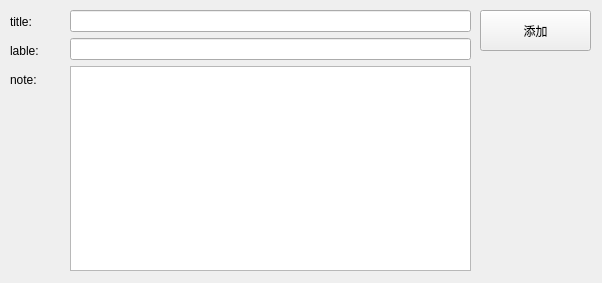
<?xml version="1.0" encoding="UTF-8"?>
<ui version="4.0">
 <class>AddForm</class>
 <widget class="QWidget" name="AddForm">
  <property name="geometry">
   <rect>
    <x>0</x>
    <y>0</y>
    <width>602</width>
    <height>283</height>
   </rect>
  </property>
  <property name="windowTitle">
   <string>添加</string>
  </property>
  <widget class="QPushButton" name="pushButton">
   <property name="geometry">
    <rect>
     <x>480</x>
     <y>10</y>
     <width>111</width>
     <height>41</height>
    </rect>
   </property>
   <property name="text">
    <string>添加</string>
   </property>
  </widget>
  <widget class="QWidget" name="layoutWidget">
   <property name="geometry">
    <rect>
     <x>70</x>
     <y>10</y>
     <width>401</width>
     <height>261</height>
    </rect>
   </property>
   <layout class="QVBoxLayout" name="verticalLayout_2">
    <item>
     <widget class="QLineEdit" name="lineEdit_Title"/>
    </item>
    <item>
     <widget class="QLineEdit" name="lineEdit_Lable"/>
    </item>
    <item>
     <widget class="QTextEdit" name="textEdit_Note"/>
    </item>
   </layout>
  </widget>
  <widget class="QWidget" name="layoutWidget">
   <property name="geometry">
    <rect>
     <x>10</x>
     <y>10</y>
     <width>51</width>
     <height>81</height>
    </rect>
   </property>
   <layout class="QVBoxLayout" name="verticalLayout">
    <item>
     <widget class="QLabel" name="label">
      <property name="text">
       <string>title:</string>
      </property>
     </widget>
    </item>
    <item>
     <widget class="QLabel" name="label_2">
      <property name="text">
       <string>lable:</string>
      </property>
     </widget>
    </item>
    <item>
     <widget class="QLabel" name="label_3">
      <property name="text">
       <string>note:</string>
      </property>
     </widget>
    </item>
   </layout>
  </widget>
 </widget>
 <resources/>
 <connections/>
</ui>
